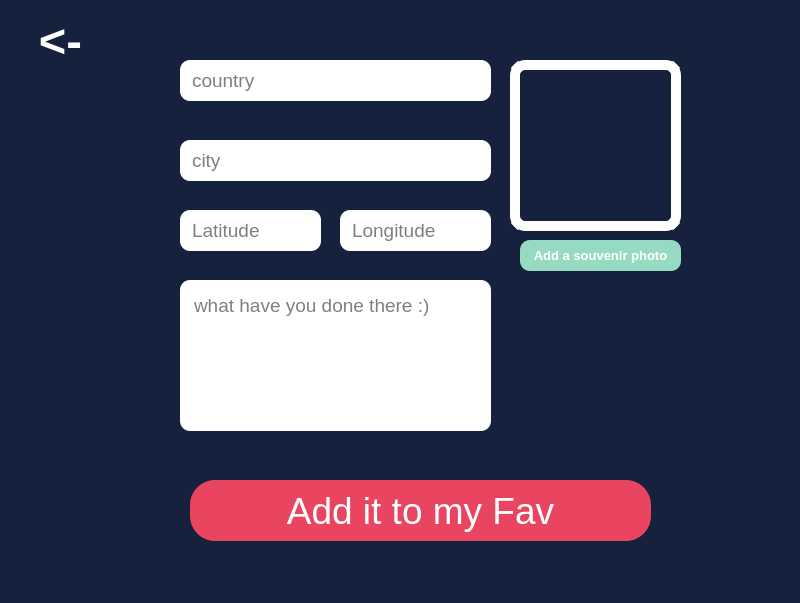
<?xml version="1.0" encoding="UTF-8"?>
<ui version="4.0">
 <class>AddNewPlacePage</class>
 <widget class="QMainWindow" name="AddNewPlacePage">
  <property name="geometry">
   <rect>
    <x>0</x>
    <y>0</y>
    <width>800</width>
    <height>603</height>
   </rect>
  </property>
  <property name="windowTitle">
   <string>MainWindow</string>
  </property>
  <property name="styleSheet">
   <string notr="true">background-color:#16213E;
</string>
  </property>
  <widget class="QWidget" name="centralwidget">
   <widget class="QLineEdit" name="cityField">
    <property name="geometry">
     <rect>
      <x>180</x>
      <y>140</y>
      <width>311</width>
      <height>41</height>
     </rect>
    </property>
    <property name="font">
     <font>
      <pointsize>14</pointsize>
     </font>
    </property>
    <property name="styleSheet">
     <string notr="true">QLineEdit{

background-color:white;
border-radius:10px;
padding-left:10px;
}

QLineEdit:hover{
border:2px solid #E94560;
}
QLineEdit:focus{
border:2px solid #E94560;
}</string>
    </property>
    <property name="text">
     <string/>
    </property>
    <property name="placeholderText">
     <string>city</string>
    </property>
   </widget>
   <widget class="QLabel" name="imgSouvenir">
    <property name="geometry">
     <rect>
      <x>510</x>
      <y>60</y>
      <width>171</width>
      <height>171</height>
     </rect>
    </property>
    <property name="styleSheet">
     <string notr="true">border-radius:15px;border:10px solid white;</string>
    </property>
    <property name="text">
     <string/>
    </property>
    <property name="pixmap">
     <pixmap>Images/havıngFun.jpg</pixmap>
    </property>
    <property name="scaledContents">
     <bool>true</bool>
    </property>
   </widget>
   <widget class="QPushButton" name="addSouvenirImgBtn">
    <property name="geometry">
     <rect>
      <x>520</x>
      <y>240</y>
      <width>161</width>
      <height>31</height>
     </rect>
    </property>
    <property name="font">
     <font>
      <pointsize>10</pointsize>
      <weight>75</weight>
      <italic>false</italic>
      <bold>true</bold>
     </font>
    </property>
    <property name="styleSheet">
     <string notr="true">background-color:#95DAC1;
color:white;
border-radius:10px;
</string>
    </property>
    <property name="text">
     <string>Add a souvenir photo</string>
    </property>
   </widget>
   <widget class="QLineEdit" name="countryField">
    <property name="geometry">
     <rect>
      <x>180</x>
      <y>60</y>
      <width>311</width>
      <height>41</height>
     </rect>
    </property>
    <property name="font">
     <font>
      <pointsize>14</pointsize>
     </font>
    </property>
    <property name="styleSheet">
     <string notr="true">QLineEdit{

background-color:white;
border-radius:10px;
padding-left:10px;
}
QLineEdit:hover{
border:2px solid #E94560;
}
QLineEdit:focus{
border:2px solid #E94560;
}



</string>
    </property>
    <property name="text">
     <string/>
    </property>
    <property name="placeholderText">
     <string>country</string>
    </property>
   </widget>
   <widget class="QPlainTextEdit" name="descriptionField">
    <property name="geometry">
     <rect>
      <x>180</x>
      <y>280</y>
      <width>311</width>
      <height>151</height>
     </rect>
    </property>
    <property name="font">
     <font>
      <pointsize>14</pointsize>
      <weight>50</weight>
      <bold>false</bold>
     </font>
    </property>
    <property name="styleSheet">
     <string notr="true">QPlainTextEdit{

background-color:white;
border-radius:10px;
padding-left:10px;
padding-top:10px;
}

QPlainTextEdit:hover{
border:2px solid #E94560;
}
QPlainTextEdit:focus{
border:2px solid #E94560;
}</string>
    </property>
    <property name="placeholderText">
     <string>what have you done there :)</string>
    </property>
   </widget>
   <widget class="QPushButton" name="addToFavBtn">
    <property name="geometry">
     <rect>
      <x>190</x>
      <y>480</y>
      <width>461</width>
      <height>61</height>
     </rect>
    </property>
    <property name="font">
     <font>
      <pointsize>28</pointsize>
     </font>
    </property>
    <property name="focusPolicy">
     <enum>Qt::NoFocus</enum>
    </property>
    <property name="styleSheet">
     <string notr="true">
QPushButton{

background-color:#E94560;
color:white;
border-radius:25px;

}

QPushButton:hover{
border:5px solid white;
}



</string>
    </property>
    <property name="text">
     <string>Add it to my Fav</string>
    </property>
   </widget>
   <widget class="QPushButton" name="backBtn">
    <property name="geometry">
     <rect>
      <x>10</x>
      <y>10</y>
      <width>101</width>
      <height>61</height>
     </rect>
    </property>
    <property name="font">
     <font>
      <pointsize>35</pointsize>
      <weight>75</weight>
      <bold>true</bold>
     </font>
    </property>
    <property name="styleSheet">
     <string notr="true">
QPushButton{

background-color:none;
color:white;
border-radius:15px;

}

QPushButton:hover{
border:3px solid white;
}
</string>
    </property>
    <property name="text">
     <string>&lt;-</string>
    </property>
   </widget>
   <widget class="QLineEdit" name="latField">
    <property name="geometry">
     <rect>
      <x>180</x>
      <y>210</y>
      <width>141</width>
      <height>41</height>
     </rect>
    </property>
    <property name="font">
     <font>
      <pointsize>14</pointsize>
     </font>
    </property>
    <property name="styleSheet">
     <string notr="true">QLineEdit{

background-color:white;
border-radius:10px;
padding-left:10px;
}

QLineEdit:hover{
border:2px solid #E94560;
}
QLineEdit:focus{
border:2px solid #E94560;
}</string>
    </property>
    <property name="text">
     <string/>
    </property>
    <property name="placeholderText">
     <string>Latitude</string>
    </property>
   </widget>
   <widget class="QLineEdit" name="lngField">
    <property name="geometry">
     <rect>
      <x>340</x>
      <y>210</y>
      <width>151</width>
      <height>41</height>
     </rect>
    </property>
    <property name="font">
     <font>
      <pointsize>14</pointsize>
     </font>
    </property>
    <property name="styleSheet">
     <string notr="true">QLineEdit{

background-color:white;
border-radius:10px;
padding-left:10px;
}

QLineEdit:hover{
border:2px solid #E94560;
}
QLineEdit:focus{
border:2px solid #E94560;
}</string>
    </property>
    <property name="text">
     <string/>
    </property>
    <property name="placeholderText">
     <string>Longitude</string>
    </property>
   </widget>
  </widget>
  <widget class="QMenuBar" name="menubar">
   <property name="geometry">
    <rect>
     <x>0</x>
     <y>0</y>
     <width>800</width>
     <height>21</height>
    </rect>
   </property>
  </widget>
  <widget class="QStatusBar" name="statusbar"/>
 </widget>
 <resources/>
 <connections/>
</ui>
